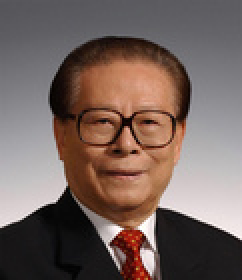
#> input picture sample.jpeg, 121 x 140 px (shown 2 times larger)
$ python main.py sample.jpeg out.png
#> lines starting #> are read from the running program, lines starting #| are printed output that depends on the picture
from PIL import Image
import numpy as np
import sys

pixel2char = np.array(list('WM@BN86GE5FV27L+1i|;:^",. '))
len = 256 / pixel2char.size

if __name__ == '__main__':
    file_in = sys.argv[1]
    file_out = sys.argv[2]
    image = Image.open(file_in).convert('L')
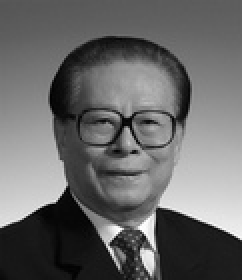
#> image: PIL image 121x140 L (shown 2 times larger); min 0, max 255, mean 104.4
    data = np.array(image.getdata())
#> data = 16940 values, max 255 at index 13743, min 0 at index 11893, mean 104.4
    data = np.reshape(data, (image.height, image.width))
    data = pixel2char[(data/len).astype(int)]
    np.savetxt(file_out, data, fmt='%c', delimiter='')
